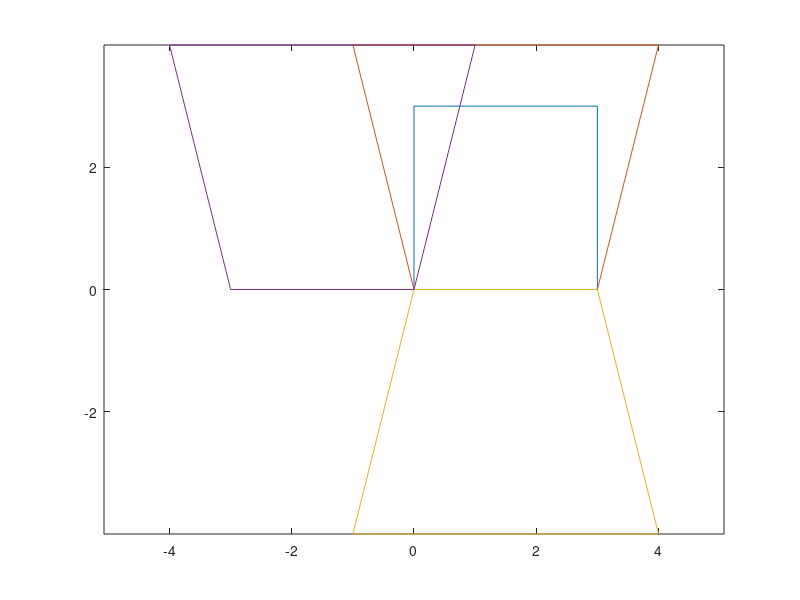

Source code (MATLAB):
clc
close all

a=[0 0;3 0;3 3;0 3;0 0];
plot(a(:,1),a(:,2));
hold on

b=[0 0;0 0;1 1;-1 1;0 0];
d=a+b;
plot(d(:,1),d(:,2));


axis equal

ix=[1 0;0 -1];

m=d*ix;

plot(m(:,1),m(:,2));

iy=[-1 0;0 1];

my=d*iy;

plot(my(:,1),my(:,2));